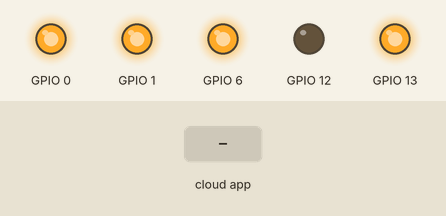
Simulated run of this sketch. Board: ESP32-S3. On the bench: output pins drawn as LEDs (lit = HIGH). Inputs (shaded band) come from the test bench. The RemoteXY app is connected; what the sketch prints to the serial monitor is not drawn.

Above: at 1.2 s.
1.3 s: the phone or cloud app sets select_01 to 1
At 2.2 s:
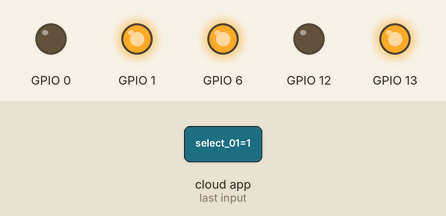
2.8 s: the phone or cloud app sets select_01 to 0
At 3.5 s:
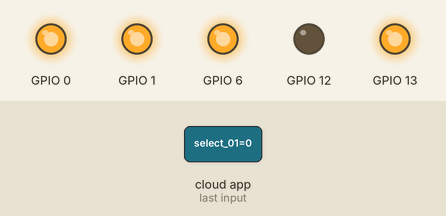
Timing chart, 0 to 5.8 s (numbered marks = the images above; inputs shaded):
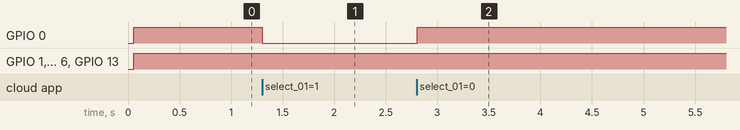

Measured:
- after the input at 1.3 s, GPIO 0: HIGH → LOW at once
- after the input at 2.8 s, GPIO 0: LOW → HIGH at once

The sketch:

RemoteUI-V2.ino
```cpp
// (licence header left out)
//////////////////////////////////////////////
//        RemoteXY include library          //
//////////////////////////////////////////////

// you can enable debug logging to Serial at 115200
//#define REMOTEXY__DEBUGLOG

// RemoteXY select connection mode and include library
#define REMOTEXY_MODE__WIFI_POINT

#include <WiFi.h>

// RemoteXY connection settings
#define REMOTEXY_WIFI_SSID "SUSDOG"
#define REMOTEXY_WIFI_PASSWORD "ARES4EVER"
#define REMOTEXY_SERVER_PORT 6377


#include <RemoteXY.h>

// RemoteXY GUI configuration
#pragma pack(push, 1)
uint8_t RemoteXY_CONF[] =   // 212 bytes
{ 255, 9, 0, 0, 0, 205, 0, 17, 0, 0, 0, 31, 2, 106, 200, 200, 126, 1, 1, 13,
  0, 3, 35, 62, 26, 70, 8, 33, 49, 13, 132, 163, 26, 10, 33, 91, 38, 38, 106, 99,
  15, 15, 48, 178, 31, 31, 65, 0, 178, 77, 0, 10, 37, 135, 38, 38, 106, 78, 15, 15,
  48, 38, 31, 31, 79, 78, 0, 52, 79, 70, 70, 0, 1, 45, 73, 38, 38, 116, 57, 17,
  17, 0, 64, 31, 74, 117, 109, 112, 33, 0, 4, 22, 86, 6, 116, 21, 52, 11, 73, 32,
  120, 26, 4, 5, 86, 6, 116, 7, 52, 11, 73, 0, 163, 26, 4, 6, 89, 6, 116, 35,
  52, 11, 73, 0, 178, 26, 4, 7, 92, 6, 116, 50, 52, 11, 73, 0, 220, 26, 3, 29,
  3, 26, 70, 159, 23, 13, 93, 8, 2, 26, 129, 42, 40, 46, 19, 129, 23, 28, 12, 17,
  70, 114, 111, 110, 116, 0, 129, 54, 40, 45, 19, 132, 48, 21, 12, 17, 76, 101, 102, 116,
  0, 129, 60, 79, 34, 19, 132, 69, 27, 12, 17, 66, 97, 99, 107, 0, 129, 61, 83, 34,
  19, 130, 92, 28, 12, 17, 82, 105, 103, 104, 116, 0
};

// this structure defines all the variables and events of your control interface
struct {

  // input variables
  uint8_t select_01; // from 0 to 4
  uint8_t joystick; // =1 if state is ON, else =0
  uint8_t power; // =1 if state is ON, else =0
  uint8_t jump; // =1 if button pressed, else =0
  int8_t t; // from -100 to 100
  int8_t w; // from 0 to 100
  int8_t jh; // from 0 to 100
  int8_t jx; // from 0 to 100
  uint8_t select_02; // from 0 to 8

  // other variable
  uint8_t connect_flag;  // =1 if wire connected, else =0

} RemoteXY;
#pragma pack(pop)

/////////////////////////////////////////////
//           END RemoteXY include          //
/////////////////////////////////////////////

int executed2 = 0;

void intToThreeDigitString(int num, char *str)
{
  snprintf(str, 4, "%03d", num);
}
int agi = 0;
int dhi = 0;
int dwi = 0;
int ti = 0;
int wi = 0;
int jti = 0;
int jxi = 0;
int statei = 0;
char agc[4];
char dhc[4];
char dwc[4];
char tc[4];
char wc[4];
char jtc[4];
char jxc[4];
char statec[4];

//void autoControlCommand()
//{
//  // while (1)
//  // {
//  intToThreeDigitString(statei, statec);
//  intToThreeDigitString((RemoteXY.joyx + 100) / 2, agc);
//  intToThreeDigitString((RemoteXY.joyy + 100) / 2, dhc);
//  //    intToThreeDigitString(dwi, dwc);
//  //    intToThreeDigitString(ti, tc);
//  //    intToThreeDigitString(wi, wc);
//  intToThreeDigitString(RemoteXY.jh / 2, jtc);
//  intToThreeDigitString(RemoteXY.jx / 2, jxc);
//
//  Serial.println("A" + String(statec) + String(agc) + String(dhc) + String(jtc) + String(jxc) + "S");
//  //  Serial1.println("A" + String(statec) + String(agc) + String(dhc) + String(jtc) + String(jxc) + "S");
//
//  // }
//}

void setup()
{
  pinMode(00, OUTPUT);
  pinMode(01, OUTPUT);
  pinMode(12, OUTPUT);
  pinMode(06, OUTPUT);
  pinMode(13, OUTPUT);
  RemoteXY_Init();
  RemoteXY_delay(50);

  Serial.begin(115200);
  //  Serial1.begin(115200);

  // TODO you setup code
}

void loop()
{
  RemoteXY_Handler();
  digitalWrite(13, RemoteXY.connect_flag);
//  digitalWrite(12, !RemoteXY.jump);

  if (RemoteXY.select_01 == 0)
  {
    digitalWrite(00, HIGH);
    digitalWrite(01, HIGH);
    digitalWrite(06, HIGH);
    //    Serial.println("1");
  }
  else if (RemoteXY.select_01 == 1)
  {
    executed2 = 1;
    digitalWrite(00, LOW);
    digitalWrite(01, HIGH);
    digitalWrite(06, HIGH);
    //    Serial.println("2");
    //    RemoteXY_delay(5);
    // digitalWrite(00, HIGH);
    // digitalWrite(01, HIGH);
    // digitalWrite(06, HIGH);
    statei = 1;
  }
  else if (RemoteXY.select_01 == 2)
  {
    digitalWrite(00, HIGH);
    digitalWrite(01, LOW);
    digitalWrite(06, HIGH);
    //    Serial.println("3");
    statei = 2;
  }
  else if (RemoteXY.select_01 == 3)
  {
    digitalWrite(00, HIGH);
    digitalWrite(01, HIGH);
    digitalWrite(06, LOW);
    //    Serial.println("4");
    statei = 3;
  }
  else if (RemoteXY.select_01 == 0)
  {
    digitalWrite(00, HIGH);
    digitalWrite(01, HIGH);
    digitalWrite(06, HIGH);
    //    Serial.println("0");
    statei = 0;
  }
  //  agi = RemoteXY.joyx/2;
  //  dhi = RemoteXY.joyy/2;
  //  dwi = RemoteXY.dw/2;
  //  ti = RemoteXY.t/2;
  //  wi = RemoteXY.w/2;
  //  jti = RemoteXY.jh/2;
  //  jxi = RemoteXY.jx/2;
  //  if (！Serial.available()) {
  //    Serial.begin(115200);
  //  }

  //  autoControlCommand();
  Serial.println(RemoteXY.select_02);


  RemoteXY_delay(5);

  // do not call delay(), use instead RemoteXY_delay()
}
```
